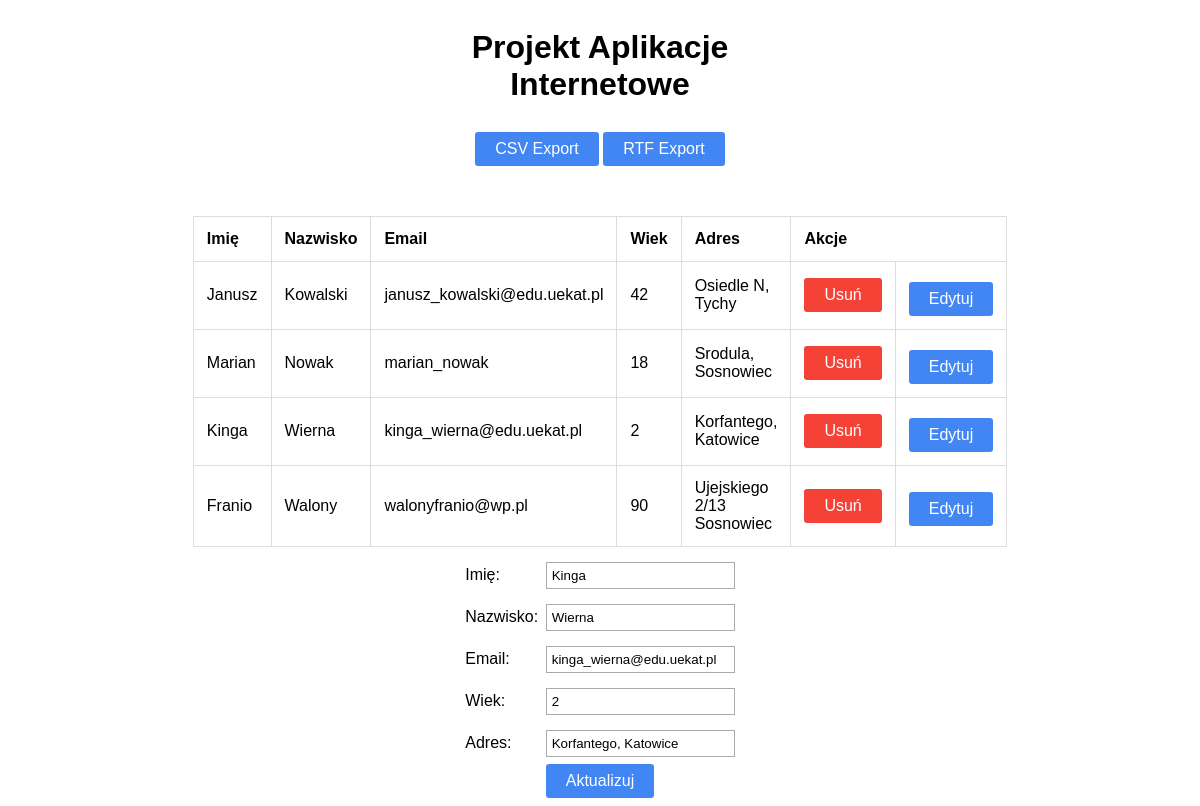
The app's page /index.php?edytuj=4 with its own data.
### tables this page shows
CREATE TABLE `studenci` (
  `ID` int(11) NOT NULL,
  `Imie` varchar(30) NOT NULL,
  `Nazwisko` varchar(30) NOT NULL,
  `Email` varchar(50) NOT NULL,
  `Wiek` int(5) NOT NULL,
  `Adres` varchar(200) NOT NULL
);

### process.php (called while the page is built, shortened)
<?php require_once 'config.php';?>
<?php
if (isset($_GET['edytuj'])){
    $id = $_GET['edytuj'];
    $edytuj = true;
    $result = $mysqli->query("SELECT * FROM Studenci WHERE ID=$id") or die($mysqli->error());
    if (mysqli_num_rows($result)){
        $row = $result->fetch_array();
        $imie = $row['Imie'];
        $nazwisko = $row['Nazwisko'];
        $email = $row['Email'];
        $wiek = $row['Wiek'];
        $adres = $row['Adres'];
    }
}

### index.php (the view, shortened to what this page needs)
<!DOCTYPE html>
<html>
    <head>
        <link rel="stylesheet" type="text/css" href="css/styl.css">
    </head>
    <body>
        <?php require_once 'config.php';?>
        <?php require_once 'process.php';?>
        <div class="container">
            <h1 align="center">Projekt Aplikacje Internetowe</h1>
            <br/><br/>
            <form action="process.php" method="post">
                <button type="submit" class="btn btn-primary button-update" name="exportcsv">CSV Export</button>
                <button type="submit" class="btn btn-primary button-update" name="exportrtf">RTF Export</button>
            </form>
        <?php
            $result = $mysqli->query("SELECT * FROM Studenci") or die($mysqli->error);
            ?>
            <div class="row justify-content-center">
                <table class="table">
                    <thead>
                        <tr>
                            <th>Imię</th>
                            <th>Nazwisko</th>
                            <th>Email</th>
                            <th>Wiek</th>
                            <th>Adres</th>
                            <th colspan="2">Akcje</th>
                        </tr>
                    </thead>
            <?php
                 while ($row = mysqli_fetch_array($result))
                 {
                     echo "<tr>";
                     echo "<td>".$row['Imie']."</td>";
                     echo "<td>".$row['Nazwisko']."</td>";
                     echo "<td>".$row['Email']."</td>";
                     echo "<td>".$row['Wiek']."</td>";
                     echo "<td>".$row['Adres']."</td>";
                     echo "<td style='text-align: center;''><a href=process.php?usun=".$row['ID']."><button class='button-delete'>Usuń</button></a></td>";
                     echo "<td style='text-align: center;''><a href=index.php?edytuj=".$row['ID']."><button class='button-update'>Edytuj</button></a></td>";
                     echo "</tr>";
                 }
            ?>
                </table>
            </div>
        <div class="row justify-content-center">
        <form action="process.php" method="POST">
            <label>Imię:</label>
            <input type="text" name="imie" class="form-control" value="<?php echo $imie; ?>" placeholder="Wprowadź imię">
            </div>
            <div class="form-group">
            <label>Nazwisko:</label>
            <input type="text" name="nazwisko" class="form-control" value="<?php echo $nazwisko; ?>" placeholder="Wprowadź nazwisko">
            </div>
            <div class="form-group">
            <label>Email:</label>
            <input type="text" name="email" class="form-control" value="<?php echo $email; ?>" placeholder="Wprowadź email">
            </div>
            <div class="form-group">
            <label>Wiek:</label>
            <input type="text" name="wiek" class="form-control" value="<?php echo $wiek; ?>" placeholder="Wprowadź wiek">
            </div>
            <div class="form-group">
            <label>Adres:</label>
            <input type="text" name="adres" class="form-control" value="<?php echo $adres; ?>" placeholder="Wprowadź adres">
            </div>
            <div class="form-group">
            <?php
            if ($edytuj == true):
            ?>
                <button type="submit" class="btn btn-primary button-update" name="aktualizuj">Aktualizuj</button>
            <?php else: ?>
                <button type="submit" class="btn btn-primary button-save" name="zapisz">Zapisz</button>
            <?php endif; ?>
            </div>
        </div>
    </body>
</html>

### css/styl.css (style rules this page uses)
* { font-family: Arial, Helvetica, sans-serif; }
.container { display: flex; justify-content: center; flex-wrap: wrap; width: 300px; margin: 0 auto; }
table, td, th { margin-top:50px; border: 1px solid #ddd; }
td, th { padding: 13px; }
table { border-collapse: collapse; text-align: left; }
button { padding: 8px 20px; cursor: pointer; border: none; border-radius: 3px; color: white; font-size: 16px; transition: 0.15s; }
label { width: 76px; display: inline-block; }
input[type=text] { border: 1px solid #a8aaad; padding: 5px; margin-top: 15px; }
.button-delete { background-color: #f44336; }
.button-update { background-color: #4286f4; margin-top: 7px; }

### records on screen
studenci: Imie "Janusz", Nazwisko "Kowalski", Email "janusz_kowalski@edu.uekat.pl", Wiek "42", Adres "Osiedle N, Tychy"
studenci: Imie "Marian", Nazwisko "Nowak", Email "marian_nowak", Wiek "18", Adres "Srodula, Sosnowiec"
studenci: Imie "Kinga", Nazwisko "Wierna", Email "kinga_wierna@edu.uekat.pl", Wiek "2", Adres "Korfantego, Katowice", imie "Kinga", nazwisko "Wierna", email "kinga_wierna@edu.uekat.pl", wiek "2", adres "Korfantego, Katowice"
studenci: Imie "Franio", Nazwisko "Walony", Email "walonyfranio@wp.pl", Wiek "90", Adres "Ujejskiego 2/13 Sosnowiec"
